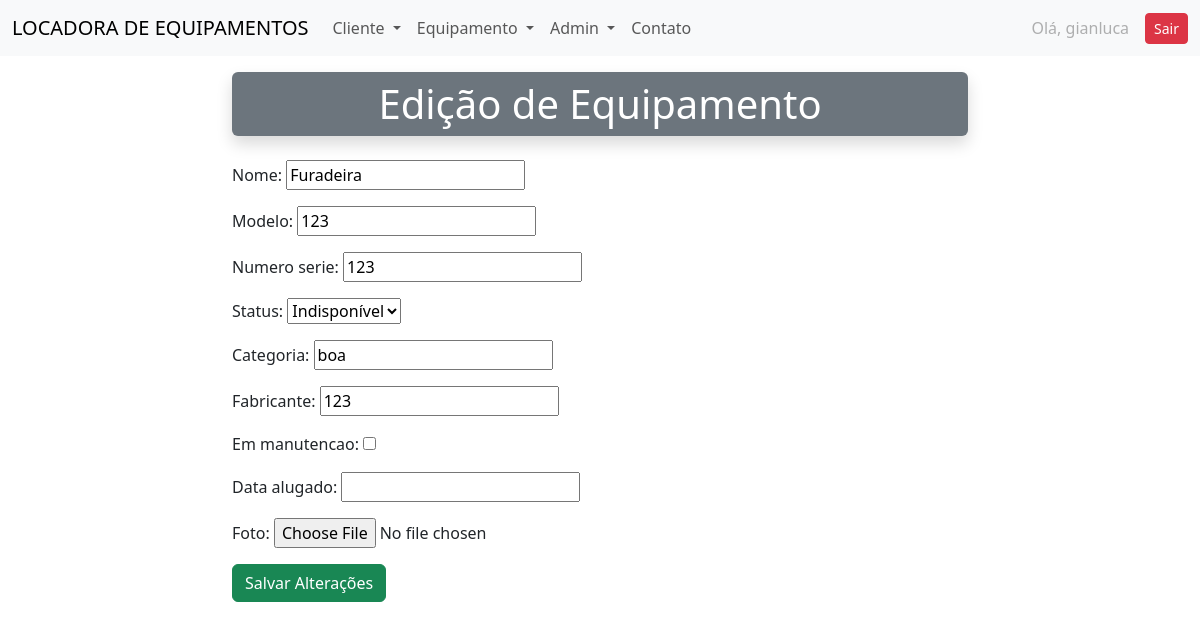
The page /locadora/editar_equipamento/1/ (signed in) on the database its author committed.
### locadora/models.py (models this page shows, shortened)
class Equipamento(models.Model):
    nome = models.CharField(max_length=100)
    modelo = models.CharField(max_length=100, blank=True, null=True)
    numero_serie = models.CharField(max_length=100, blank=True, null=True)
    status = models.CharField(max_length=20, choices=STATUS_CHOICES, default='DISPONIVEL')
    categoria = models.CharField(max_length=100, blank=True, null=True)
    fabricante = models.CharField(max_length=100, blank=True, null=True)
    em_manutencao = models.BooleanField(default=False)
    data_alugado = models.DateField(null=True, blank=True)
    foto = StdImageField(
        upload_to='fotos/equipamentos',
        variations={'thumb': (150, 150), 'medium': (300, 300)},
        blank=True,
        null=True
    )

### locadora/views.py (the view)
# urls.py: path('editar_equipamento/<int:id>/', views.editar_equipamento, name='editar_equipamento'),
@login_required
def editar_equipamento(request, id):
    try:
        equipamento = Equipamento.objects.get(id=id)
    except Equipamento.DoesNotExist:
        return redirect('equipamentos')
    if request.method == 'POST':
        form = EquipamentoForm(request.POST, request.FILES, instance=equipamento)
        manutencao_form = ManutencaoForm(
            request.POST,
            instance=equipamento.manutencao if hasattr(equipamento, 'manutencao') else None
        )
        if form.is_valid():
            em_manutencao = form.cleaned_data['em_manutencao']
            status = form.cleaned_data['status']
            if em_manutencao and status == 'ALUGADO':
                messages.error(request, "O equipamento não pode ser alugado enquanto estiver em manutenção.")
                dados = {
                    'form': form,
                    'manutencao_form': manutencao_form,
                    'equipamento': equipamento,
                }
                return render(request, 'locadora/editar_equipamento.html', dados)
            equipamento = form.save(commit=False)
            if status == 'ALUGADO' and not equipamento.data_alugado:
                equipamento.data_alugado = timezone.now().date()
            elif status != 'ALUGADO':
                equipamento.data_alugado = None
            equipamento.save()
            if em_manutencao:
                if manutencao_form.is_valid():
                    manut = manutencao_form.save(commit=False)
                    manut.equipamento = equipamento
                    manut.save()
            else:
                if hasattr(equipamento, 'manutencao'):
                    equipamento.manutencao.delete()
            return redirect('equipamentos')
    else:
        form = EquipamentoForm(instance=equipamento)
        manutencao_form = ManutencaoForm(
            instance=equipamento.manutencao if hasattr(equipamento, 'manutencao') else None
        )
    dados = {
        'form': form,
        'manutencao_form': manutencao_form,
        'equipamento': equipamento,
    }
    return render(request, 'locadora/editar_equipamento.html', dados)

### locadora/forms.py
class EquipamentoForm(forms.ModelForm):
    class Meta:
        model = Equipamento
        fields = [ 'nome', 'modelo', 'numero_serie', 'status', 'categoria', 'fabricante', 'em_manutencao', 'data_alugado', 'foto']

class ManutencaoForm(forms.ModelForm):
    class Meta:
        model = Manutencao
        fields = ['data', 'descricao']
        widgets = {
            'data': forms.DateInput(attrs={'type': 'date'})
        }

### locadora/templates/locadora/editar_equipamento.html (shortened to what this page needs)
{% extends 'locadora/base.html' %}
{% block content %}
<div class="container my-3">
    <div class="row">
        <div class="col-8 mx-auto">
            <h1 class="bg-secondary shadow rounded py-2 text-center text-white">Edição de Equipamento</h1>
        </div>
    </div>
</div>
<div class="container my-3">
    <div class="row">
        <div class="col-8 mx-auto">
            <form method="post" id="formEquipamento" enctype="multipart/form-data">
                {{ form.as_p }}
                <button type="submit" class="btn btn-success">Salvar Alterações</button>
            </form>
        </div>
    </div>
</div>
{% endblock %}

### locadora/templates/locadora/partials/_menu.html (shortened to what this page needs)
<nav class="navbar navbar-expand-lg bg-body-tertiary">
  <div class="container-fluid">
    <a class="navbar-brand" href="#">LOCADORA DE EQUIPAMENTOS</a>
    <div class="collapse navbar-collapse" id="navbarNavDropdown">
      <ul class="navbar-nav">
        <li class="nav-item dropdown">
          <a class="nav-link dropdown-toggle" href="#" role="button" data-bs-toggle="dropdown" aria-expanded="false">
            Cliente
          </a>
        </li>
        <li class="nav-item dropdown">
          <a class="nav-link dropdown-toggle" href="#" role="button" data-bs-toggle="dropdown" aria-expanded="false">
            Equipamento
          </a>
        </li>
        <li class="nav-item dropdown">
          <a class="nav-link dropdown-toggle" href="#" role="button" data-bs-toggle="dropdown" aria-expanded="false">
            Admin
          </a>
        </li>
        <li class="nav-item">
          <a class="nav-link" href="{% url 'contato' %}">Contato</a>
        </li>
      </ul>
      {% if user.is_authenticated %}
      <ul class="navbar-nav ms-auto">
        <li class="nav-item">
          <div class="d-flex align-items-center gap-2">
            <span class="nav-link disabled mb-0">Olá, {{ user.username }}</span>
            <a class="btn btn-danger btn-sm" href="{% url 'logout' %}">Sair</a>
          </div>
        </li>
      </ul>
      {% endif %}
    </div>
  </div>
</nav>

### rows shown on the page
Equipamento: nome "Furadeira", modelo "123", numero_serie "123", status "Indisponível", categoria "boa", fabricante "123"

### other values the page prints
{{ user.username }} "gianluca"
